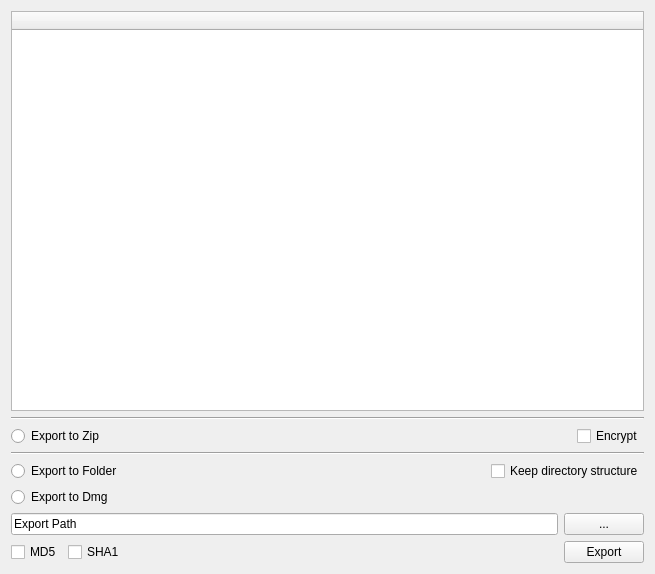
<?xml version="1.0" encoding="UTF-8"?>
<ui version="4.0">
 <class>tagged_file_export</class>
 <widget class="QDialog" name="tagged_file_export">
  <property name="geometry">
   <rect>
    <x>0</x>
    <y>0</y>
    <width>655</width>
    <height>574</height>
   </rect>
  </property>
  <property name="windowTitle">
   <string>File Export</string>
  </property>
  <layout class="QVBoxLayout" name="verticalLayout_3">
   <item>
    <layout class="QGridLayout" name="gridLayout">
     <item row="2" column="0">
      <layout class="QVBoxLayout" name="verticalLayout_2">
       <item>
        <layout class="QVBoxLayout" name="verticalLayout">
         <item>
          <layout class="QHBoxLayout" name="horizontalLayout">
           <item>
            <widget class="QRadioButton" name="radioButton_export_to_zip">
             <property name="focusPolicy">
              <enum>Qt::NoFocus</enum>
             </property>
             <property name="text">
              <string>Export to Zip</string>
             </property>
            </widget>
           </item>
           <item>
            <spacer name="horizontalSpacer_2">
             <property name="orientation">
              <enum>Qt::Horizontal</enum>
             </property>
             <property name="sizeHint" stdset="0">
              <size>
               <width>40</width>
               <height>20</height>
              </size>
             </property>
            </spacer>
           </item>
           <item>
            <widget class="QCheckBox" name="checkBox_encrypt_zip">
             <property name="text">
              <string>Encrypt</string>
             </property>
            </widget>
           </item>
          </layout>
         </item>
         <item>
          <widget class="Line" name="line">
           <property name="orientation">
            <enum>Qt::Horizontal</enum>
           </property>
          </widget>
         </item>
         <item>
          <layout class="QHBoxLayout" name="horizontalLayout_2">
           <item>
            <widget class="QRadioButton" name="radioButton_export_to_folder">
             <property name="text">
              <string>Export to Folder</string>
             </property>
            </widget>
           </item>
           <item>
            <spacer name="horizontalSpacer">
             <property name="orientation">
              <enum>Qt::Horizontal</enum>
             </property>
             <property name="sizeHint" stdset="0">
              <size>
               <width>40</width>
               <height>20</height>
              </size>
             </property>
            </spacer>
           </item>
           <item>
            <widget class="QCheckBox" name="checkBox_recursive">
             <property name="focusPolicy">
              <enum>Qt::NoFocus</enum>
             </property>
             <property name="text">
              <string>Keep directory structure</string>
             </property>
            </widget>
           </item>
          </layout>
         </item>
         <item>
          <layout class="QHBoxLayout" name="horizontalLayout_5">
           <item>
            <widget class="QRadioButton" name="radioButton_export_to_dmg">
             <property name="text">
              <string>Export to Dmg</string>
             </property>
            </widget>
           </item>
           <item>
            <spacer name="horizontalSpacer_3">
             <property name="orientation">
              <enum>Qt::Horizontal</enum>
             </property>
             <property name="sizeHint" stdset="0">
              <size>
               <width>40</width>
               <height>20</height>
              </size>
             </property>
            </spacer>
           </item>
          </layout>
         </item>
        </layout>
       </item>
       <item>
        <layout class="QHBoxLayout" name="horizontalLayout_3">
         <item>
          <widget class="QLineEdit" name="lineEdit_di_path">
           <property name="minimumSize">
            <size>
             <width>0</width>
             <height>1</height>
            </size>
           </property>
           <property name="focusPolicy">
            <enum>Qt::NoFocus</enum>
           </property>
           <property name="text">
            <string>Export Path</string>
           </property>
           <property name="alignment">
            <set>Qt::AlignLeading|Qt::AlignLeft|Qt::AlignVCenter</set>
           </property>
           <property name="dragEnabled">
            <bool>false</bool>
           </property>
           <property name="readOnly">
            <bool>true</bool>
           </property>
          </widget>
         </item>
         <item>
          <widget class="QPushButton" name="pushButton_open">
           <property name="focusPolicy">
            <enum>Qt::NoFocus</enum>
           </property>
           <property name="text">
            <string>...</string>
           </property>
          </widget>
         </item>
        </layout>
       </item>
       <item>
        <layout class="QHBoxLayout" name="horizontalLayout_4">
         <item>
          <widget class="QCheckBox" name="checkBox_md5">
           <property name="focusPolicy">
            <enum>Qt::NoFocus</enum>
           </property>
           <property name="text">
            <string>MD5</string>
           </property>
          </widget>
         </item>
         <item>
          <widget class="QCheckBox" name="checkBox_sha1">
           <property name="focusPolicy">
            <enum>Qt::NoFocus</enum>
           </property>
           <property name="text">
            <string>SHA1</string>
           </property>
          </widget>
         </item>
         <item>
          <spacer name="horizontalSpacer_4">
           <property name="orientation">
            <enum>Qt::Horizontal</enum>
           </property>
           <property name="sizeHint" stdset="0">
            <size>
             <width>40</width>
             <height>20</height>
            </size>
           </property>
          </spacer>
         </item>
         <item>
          <widget class="QPushButton" name="pushButton_export">
           <property name="focusPolicy">
            <enum>Qt::NoFocus</enum>
           </property>
           <property name="text">
            <string>Export</string>
           </property>
          </widget>
         </item>
        </layout>
       </item>
      </layout>
     </item>
     <item row="0" column="0">
      <widget class="QTableWidget" name="tableWidget_tags">
       <property name="focusPolicy">
        <enum>Qt::NoFocus</enum>
       </property>
       <property name="styleSheet">
        <string notr="true">
                QTableView::item:selected:!active {
               color:white;
                background-color:  #a1c9f7;
                }

                QTableView::indicator:checked {background-color:black;border: 1px solid #d6d6d6;}
                QTableView::indicator:unchecked {background-color:#f1f1f1;border: 1px solid #777777;}

                QTableView::indicator {
                width: 13px;
                height: 13px;}</string>
       </property>
       <property name="editTriggers">
        <set>QAbstractItemView::NoEditTriggers</set>
       </property>
       <property name="alternatingRowColors">
        <bool>true</bool>
       </property>
       <property name="showGrid">
        <bool>false</bool>
       </property>
       <property name="sortingEnabled">
        <bool>false</bool>
       </property>
       <attribute name="horizontalHeaderShowSortIndicator" stdset="0">
        <bool>false</bool>
       </attribute>
       <attribute name="horizontalHeaderStretchLastSection">
        <bool>true</bool>
       </attribute>
       <attribute name="verticalHeaderVisible">
        <bool>false</bool>
       </attribute>
       <column>
        <property name="text">
         <string/>
        </property>
       </column>
      </widget>
     </item>
     <item row="1" column="0">
      <widget class="Line" name="line_2">
       <property name="orientation">
        <enum>Qt::Horizontal</enum>
       </property>
      </widget>
     </item>
    </layout>
   </item>
  </layout>
 </widget>
 <resources/>
 <connections/>
</ui>
